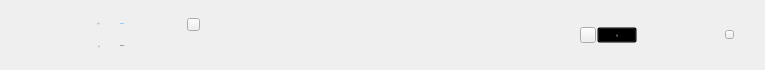
<?xml version="1.0" encoding="UTF-8"?>
<ui version="4.0">
 <class>SingleContactWidget</class>
 <widget class="QWidget" name="SingleContactWidget">
  <property name="geometry">
   <rect>
    <x>0</x>
    <y>0</y>
    <width>765</width>
    <height>70</height>
   </rect>
  </property>
  <property name="font">
   <font>
    <family>微软雅黑</family>
    <pointsize>-1</pointsize>
    <weight>50</weight>
    <italic>false</italic>
    <bold>false</bold>
   </font>
  </property>
  <property name="windowTitle">
   <string>Form</string>
  </property>
  <property name="styleSheet">
   <string notr="true">font: 12px &quot;微软雅黑&quot;;</string>
  </property>
  <widget class="QLabel" name="addressLabel2">
   <property name="geometry">
    <rect>
     <x>0</x>
     <y>40</y>
     <width>100</width>
     <height>12</height>
    </rect>
   </property>
   <property name="font">
    <font>
     <family>微软雅黑</family>
     <pointsize>-1</pointsize>
     <weight>50</weight>
     <italic>false</italic>
     <bold>false</bold>
    </font>
   </property>
   <property name="styleSheet">
    <string notr="true">color: rgb(177, 177, 177);</string>
   </property>
   <property name="text">
    <string>地址</string>
   </property>
   <property name="alignment">
    <set>Qt::AlignRight|Qt::AlignTrailing|Qt::AlignVCenter</set>
   </property>
  </widget>
  <widget class="QLabel" name="remarkLabel2">
   <property name="geometry">
    <rect>
     <x>0</x>
     <y>17</y>
     <width>100</width>
     <height>12</height>
    </rect>
   </property>
   <property name="font">
    <font>
     <family>微软雅黑</family>
     <pointsize>-1</pointsize>
     <weight>50</weight>
     <italic>false</italic>
     <bold>false</bold>
    </font>
   </property>
   <property name="styleSheet">
    <string notr="true">color: rgb(177, 177, 177);</string>
   </property>
   <property name="text">
    <string>备注名</string>
   </property>
   <property name="alignment">
    <set>Qt::AlignRight|Qt::AlignTrailing|Qt::AlignVCenter</set>
   </property>
  </widget>
  <widget class="QToolButton" name="deleteBtn">
   <property name="geometry">
    <rect>
     <x>725</x>
     <y>30</y>
     <width>9</width>
     <height>9</height>
    </rect>
   </property>
   <property name="cursor">
    <cursorShape>PointingHandCursor</cursorShape>
   </property>
   <property name="focusPolicy">
    <enum>Qt::NoFocus</enum>
   </property>
   <property name="text">
    <string/>
   </property>
  </widget>
  <widget class="QLabel" name="addressLabel">
   <property name="geometry">
    <rect>
     <x>120</x>
     <y>38</y>
     <width>71</width>
     <height>16</height>
    </rect>
   </property>
   <property name="text">
    <string>TextLabel</string>
   </property>
   <property name="textInteractionFlags">
    <set>Qt::TextSelectableByMouse</set>
   </property>
  </widget>
  <widget class="QLabel" name="remarkLabel">
   <property name="geometry">
    <rect>
     <x>120</x>
     <y>16</y>
     <width>61</width>
     <height>16</height>
    </rect>
   </property>
   <property name="font">
    <font>
     <family>微软雅黑</family>
     <pointsize>-1</pointsize>
     <weight>50</weight>
     <italic>false</italic>
     <bold>false</bold>
    </font>
   </property>
   <property name="styleSheet">
    <string notr="true">color: rgb(0,138,254);</string>
   </property>
   <property name="text">
    <string>TextLabel</string>
   </property>
   <property name="textInteractionFlags">
    <set>Qt::TextSelectableByMouse</set>
   </property>
  </widget>
  <widget class="QToolButton" name="editBtn">
   <property name="geometry">
    <rect>
     <x>187</x>
     <y>18</y>
     <width>13</width>
     <height>13</height>
    </rect>
   </property>
   <property name="cursor">
    <cursorShape>PointingHandCursor</cursorShape>
   </property>
   <property name="focusPolicy">
    <enum>Qt::NoFocus</enum>
   </property>
   <property name="text">
    <string/>
   </property>
  </widget>
  <widget class="QToolButton" name="transferBtn">
   <property name="geometry">
    <rect>
     <x>597</x>
     <y>27</y>
     <width>40</width>
     <height>16</height>
    </rect>
   </property>
   <property name="font">
    <font>
     <family>微软雅黑</family>
     <pointsize>-1</pointsize>
     <weight>50</weight>
     <italic>false</italic>
     <bold>false</bold>
    </font>
   </property>
   <property name="cursor">
    <cursorShape>PointingHandCursor</cursorShape>
   </property>
   <property name="focusPolicy">
    <enum>Qt::NoFocus</enum>
   </property>
   <property name="styleSheet">
    <string notr="true">background:transparent;color: rgb(100,100,100);</string>
   </property>
   <property name="text">
    <string>转账</string>
   </property>
  </widget>
  <widget class="QToolButton" name="transferBtn2">
   <property name="geometry">
    <rect>
     <x>580</x>
     <y>27</y>
     <width>16</width>
     <height>16</height>
    </rect>
   </property>
   <property name="cursor">
    <cursorShape>PointingHandCursor</cursorShape>
   </property>
   <property name="focusPolicy">
    <enum>Qt::NoFocus</enum>
   </property>
   <property name="text">
    <string/>
   </property>
  </widget>
 </widget>
 <resources/>
 <connections/>
</ui>
